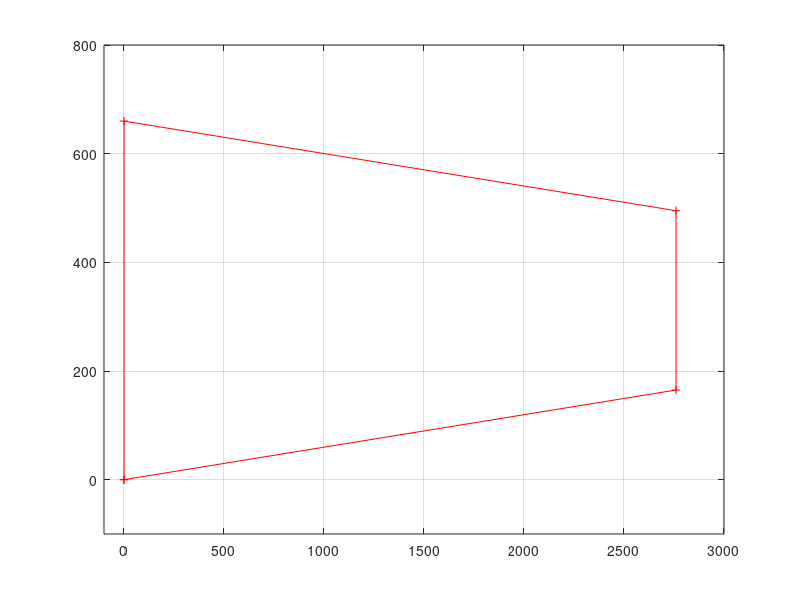

The MATLAB script that drew this image: (Note: this script raises an error after producing the figure.)
%% Advanced Composite Wing Box design
clear
clc
SF=1.5;
%% First Iteration 
%Positioning at origin
x1=[0 0 2760 2760 0]; %2.76 meters in width 2760 mm
y1=[0 660 495 165 0];
plot(x1,y1,'-+r');
grid on;
ylim([-100 800]);xlim([-100 3000]);
refline(0,330);
ybar=330;

%Distance between booms b=2760 mm
tw=5; %Web panel thickness
ts=5; %Skin panel thickness
b1y=330;b2y=165;b3y=-330;b4y=-165;%y distance from n/a
by=[b1y;b2y;b3y;b4y];
Ac=300;%Connection between vertical web and skin

%Corner Boom Areas
B1=((ts*2760)/6)*(2+b2y/b1y)+((tw*660)/6)*(2+b3y/b1y)+Ac;
B2=((ts*2760)/6)*(2+b1y/b2y)+((tw*330)/6)*(2+b4y/b2y)+Ac;
B3=B1;
B4=B2;
B=[B1;B2;B3;B4];

%x centroid  distance
xbar=(2*B2*2760)/(2*B1+2*B2);
line([xbar,xbar],[-100,3000]);
b1x=xbar;b2x=2760-xbar;
b3x=b1x;b4x=b2x;
bx=[b1x;b2x;b3x;b4x];

%Moment of inertias
Ixx1=B1*b1y^2;Iyy1=B1*b1x^2;
Ixx2=B2*b2y^2;Iyy2=B2*b2x^2;
Ixx3=B3*b3y^2;Iyy3=B3*b3x^2;
Ixx4=B4*b4y^2;Iyy4=B4*b4x^2;
Ixxt=[Ixx1;Ixx2;Ixx3;Ixx4];
Iyyt=[Iyy1;Iyy2;Iyy3;Iyy4];
Ixx=Ixx1+Ixx2+Ixx3+Ixx4;
Iyy=Iyy1+Iyy2+Iyy3+Iyy4;

%PHAA Stresses
Mx=1773682; %Nm
Mx=1773682*(1000); %Nmm
Sigmaz1=(Mx/Ixx)*b1y*SF;
Sigmaz2=(Mx/Ixx)*b2y*SF;
Sigmaz3=(Mx/Ixx)*b3y*SF;
Sigmaz4=(Mx/Ixx)*b4y*SF;

PHAA_sigmaz=[Sigmaz1;Sigmaz2;Sigmaz3;Sigmaz4];

%PLAA Stresses
Mx=1760536.082; %Nm
Mx=Mx*(1000); %Nmm
My=107409.5956;
My=My*1000;%Nmm
Sigmaz11=((Mx/Ixx)*b1y+(My/Iyy)*b1x)*SF;
Sigmaz22=((Mx/Ixx)*b2y+(My/Iyy)*b2x)*SF;
Sigmaz33=((Mx/Ixx)*b3y+(My/Iyy)*b3x)*SF;
Sigmaz44=((Mx/Ixx)*b4y+(My/Iyy)*b4x)*SF;

PLAA_sigmaz=[Sigmaz11;Sigmaz22;Sigmaz33;Sigmaz44];

%Plate Buckling 
Kc=7; % Loaded Edges Clamped 
b=2760;a=2500;% distance between panels mm
E=117000;% MPa
v=0.5;% Estimate 
sigma_cr=Kc*pi^2*E/(12*(1-v^2))*(ts/b)^2;
display(sigma_cr);

%Shear flows
Sy1=232686.5796;%PHAA
Sy2=224251.5756; %PLAA
Sx1=10883.26785; %PLAA
% PHAA
%Cutting through boom 1-2
q12=0;
q24=-Sy1/Ixx*(B2*b2y);
q43=0; %Symmetry
q13=-Sy1/Ixx*(B1*b1y);

qs0=(q24*(330)*2760)/(2760*495);
q12=qs0;q24=q24+qs0;
q43=-qs0;q13=q13+qs0;

shear_flowsPHAA=[q12;;q24;q43;q13];
shear_stressesPHAA=[q12/ts;q24/tw;q43/ts;q13/tw]*SF;

% PLAA
q12y=0;q12x=0;
q24y=-Sy2/Ixx*(B2*b2y);q24x=-Sx1/Iyy*(B2*b2x);
q43y=0;q43x=0; %Symmetry
q13y=-Sy2/Ixx*(B1*b1y);q13x=-Sx1/Iyy*(B1*b1x);

qs0y=(q24y*(330)*2760)/(2760*495);
q12y=qs0y;q24y=q24y+qs0y+q24x;
q43y=-qs0y;q13y=q13y+qs0y+q13x;

shear_flowsPLAA=[q12y;q24y;q43y;q13y];
shear_stressesPLAA=[q12y/ts;q24y/tw;q43y/ts;q13y/tw]*SF;


table(B,by,bx,Ixxt,Iyyt,PHAA_sigmaz,PLAA_sigmaz)
table(B,shear_flowsPHAA,shear_stressesPHAA,shear_flowsPLAA,shear_stressesPLAA)

%% Second Iteration Root Stresses- 4 stringers added
x1=[0 0 920 1840 2760 2760 1840 920 0]; %2.76 meters in width 2760 mm
y1=[0 660 550+55 440+110 495 165 110 55 0];
figure(2);
plot(x1,y1,'-+r');
grid on;
ylim([-100 800]);xlim([-100 3000]);
refline(0,330);


tw=8; %Web panel thickness
ts=10.5; %Skin panel thickness
b1y=330;b2y=275;b3y=220;b4y=165;%y distance from n/a
b5y=-165;b6y=-220;b7y=-275;b8y=-330;
by=[b1y;b2y;b3y;b4y;b5y;b6y;b7y;b8y];
Ac=300;%Connection between vertical web and skin

%Boom Areas
B1=((ts*920)/6)*(2+b2y/b1y)+((tw*660)/6)*(2+b8y/b1y)+Ac;
B2=((ts*920)/6)*(2+b1y/b2y)+((ts*920)/6)*(2+b3y/b2y)+Ac;
B3=((ts*920)/6)*(2+b2y/b3y)+((ts*920)/6)*(2+b4y/b3y)+Ac;
B4=((tw*330)/6)*(2+b5y/b4y)+((ts*920)/6)*(2+b3y/b4y)+Ac;
B8=B1;B6=B3;
B7=B2;B5=B4;
B=[B1;B2;B3;B4;B5;B6;B7;B8];

%x centroid  distance
xbar=(2*B2*920+2*B3*1840+2*B4*2760)/(2*B1+2*B2+2*B3+2*B4);
line([xbar,xbar],[-100,3000]);
b1x=xbar;b4x=2760-xbar;b2x=xbar-920;b3x=xbar-1840;
b8x=b1x;b5x=b4x;b6x=b3x;b7x=b2x;
bx=[b1x;b2x;b3x;b4x;b5x;b6x;b7x;b8x];

%Moment of inertias
Ixx1=B1*b1y^2;Iyy1=B1*b1x^2;
Ixx2=B2*b2y^2;Iyy2=B2*b2x^2;
Ixx3=B3*b3y^2;Iyy3=B3*b3x^2;
Ixx4=B4*b4y^2;Iyy4=B4*b4x^2;
Ixx5=B5*b5y^2;Iyy5=B5*b5x^2;
Ixx6=B6*b6y^2;Iyy6=B6*b6x^2;
Ixx7=B7*b7y^2;Iyy7=B7*b7x^2;
Ixx8=B8*b8y^2;Iyy8=B8*b8x^2;
Ixx=Ixx1+Ixx2+Ixx3+Ixx4+Ixx5+Ixx6+Ixx7+Ixx8;
Iyy=Iyy1+Iyy2+Iyy3+Iyy4+Iyy5+Iyy6+Iyy7+Iyy8;
Ixxt=[Ixx1;Ixx2;Ixx3;Ixx4;Ixx5;Ixx6;Ixx7;Ixx8];
Iyyt=[Iyy1;Iyy2;Iyy3;Iyy4;Iyy5;Iyy6;Iyy7;Iyy8];

%PHAA Stresses
Mx=1773682; %Nm
Mx=1773682*(1000); %Nmm
Sigmaz1=(Mx/Ixx)*b1y*SF;
Sigmaz2=(Mx/Ixx)*b2y*SF;
Sigmaz3=(Mx/Ixx)*b3y*SF;
Sigmaz4=(Mx/Ixx)*b4y*SF;
Sigmaz5=(Mx/Ixx)*b5y*SF;
Sigmaz6=(Mx/Ixx)*b6y*SF;
Sigmaz7=(Mx/Ixx)*b7y*SF;
Sigmaz8=(Mx/Ixx)*b8y*SF;

PHAA_sigmaz=[Sigmaz1;Sigmaz2;Sigmaz3;Sigmaz4;Sigmaz5;Sigmaz6;Sigmaz7;...
    Sigmaz8];

%PLAA Stresses
Mx=1760536.082; %Nm
Mx=Mx*(1000); %Nmm
My=107409.5956;
My=My*1000;%Nmm
Sigmaz11=((Mx/Ixx)*b1y+(My/Iyy)*b1x)*SF;
Sigmaz22=((Mx/Ixx)*b2y+(My/Iyy)*b2x)*SF;
Sigmaz33=((Mx/Ixx)*b3y+(My/Iyy)*b3x)*SF;
Sigmaz44=((Mx/Ixx)*b4y+(My/Iyy)*b4x)*SF;
Sigmaz55=((Mx/Ixx)*b5y+(My/Iyy)*b5x)*SF;
Sigmaz66=((Mx/Ixx)*b6y+(My/Iyy)*b6x)*SF;
Sigmaz77=((Mx/Ixx)*b7y+(My/Iyy)*b7x)*SF;
Sigmaz88=((Mx/Ixx)*b8y+(My/Iyy)*b8x)*SF;

PLAA_sigmaz=[Sigmaz11;Sigmaz22;Sigmaz33;Sigmaz44;Sigmaz55;Sigmaz66;...
    Sigmaz77;Sigmaz88];

%Plate Buckling 
Kc=7; % Loaded Edges Clamped 
b=920;a=2500;% mm
E=117000;% MPa
v=0.5;% Estimate 
sigma_cr2=Kc*pi^2*E/(12*(1-v^2))*(ts/b)^2;
display(sigma_cr2);

%Shear flows
Sy1=232686.5796;%PHAA
Sy2=224251.5756; %PLAA
Sx1=10883.26785; %PLAA

%PHAA 
%Cutting through 1-2
q12=0;
q23=-Sy1/Ixx*(B2*b2y);
q34=-Sy1/Ixx*(B3*b3y)+q23;
q45=-Sy1/Ixx*(B4*b4y)+q34;
q18=-Sy1/Ixx*(B1*b1y);

qs0=(q45*330*2760)/(496*2760);
q12=q12+qs0;q23=q23+qs0;q34=q34+qs0;q45=q45+qs0;
q56=-q34;q67=-q23;q78=-q12;q18=q18+qs0;
shear_flowsPHAA=[q12;q23;q34;q45;q56;q67;q78;q18];
shear_stressesPHAA=[q12/ts;q23/ts;q34/ts;q45/tw;q56/ts;q67/ts;q78/ts;...
    q18/tw]*SF;

%PLAA
q12y=0;q12x=0;
q23y=-Sy2/Ixx*(B2*b2y);q23x=-Sx1/Iyy*(B2*b2x);
q34y=-Sy2/Ixx*(B3*b3y)+q23;q34x=-Sx1/Iyy*(B3*b3x); %Symmetry
q45y=-Sy2/Ixx*(B4*b4y)+q34;q45x=-Sx1/Iyy*(B4*b4x);
q18y=-Sy2/Ixx*(B1*b1y);q18x=-Sx1/Iyy*(B1*b1y);

qs0y=(q23y*(b2y)*920+q34*b3y*2*(920))/(2760*495);
q12y=qs0y;q23y=q23y+qs0y+q23x;
q34y=q34y+qs0y;q18y=q18y+qs0y+q18x;
q56y=-q34y;q67y=-q23y;q78y=q12y;

shear_flowsPLAA=[q12y;q23y;q34y;q45y;q56y;q67y;q78y;q18y];
shear_stressesPLAA=[q12y/ts;q23y/ts;q34y/ts;q45y/tw;q56y/ts;q67y/ts;...
    q78y/ts;q18y/tw]*SF;


table(B,by,bx,Ixxt,Iyyt,PHAA_sigmaz,PLAA_sigmaz)
table(B,shear_flowsPHAA,shear_stressesPHAA,shear_flowsPLAA,shear_stressesPLAA)

%% Station 2 - 2 meters down the wing
%Length reduces from 2760 to 2484
x2=[0 0 828 1656 2484 2484 1656 828 0]; %2.76 meters in width 2760 mm
y2=[0 596.2 596.2-48.2 596.2-96.4 451.6 144.6 96.4 48.2 0];
plot(x1,y1,'-+r',x2,y2,'-+r');
ylim([-100 800]);xlim([-100 3000]);
refline(0,596.2/2);
hold on;

tw=8; %Web panel thickness
ts=10.5; %Skin panel thickness
b1y=298.1;b2y=249.9;b3y=201.7;b4y=153.5;%y distance from n/a
b5y=-153.5;b6y=-201.7;b7y=-249;b8y=-298.1;
by=[b1y;b2y;b3y;b4y;b5y;b6y;b7y;b8y];
Ac=300;%Connection between vertical web and skin

%Boom Areas
B1=((ts*828)/6)*(2+b2y/b1y)+((tw*596.2)/6)*(2+b8y/b1y)+Ac;
B2=((ts*828)/6)*(2+b1y/b2y)+((ts*828)/6)*(2+b3y/b2y)+Ac;
B3=((ts*828)/6)*(2+b2y/b3y)+((ts*828)/6)*(2+b4y/b3y)+Ac;
B4=((tw*307)/6)*(2+b5y/b4y)+((ts*828)/6)*(2+b3y/b4y)+Ac;
B8=B1;B6=B3;
B7=B2;B5=B4;
B=[B1;B2;B3;B4;B5;B6;B7;B8];

%x centroid  distance
xbar=(2*B2*828+2*B3*1656+2*B4*2484)/(2*B1+2*B2+2*B3+2*B4);
line([xbar,xbar],[-100,3000]);
b1x=xbar;b4x=2760-xbar;b2x=xbar-920;b3x=xbar-1840;
b8x=b1x;b5x=b4x;b6x=b3x;b7x=b2x;
bx=[b1x;b2x;b3x;b4x;b5x;b6x;b7x;b8x];

%Moment of inertias
Ixx1=B1*b1y^2;Iyy1=B1*b1x^2;
Ixx2=B2*b2y^2;Iyy2=B2*b2x^2;
Ixx3=B3*b3y^2;Iyy3=B3*b3x^2;
Ixx4=B4*b4y^2;Iyy4=B4*b4x^2;
Ixx5=B5*b5y^2;Iyy5=B5*b5x^2;
Ixx6=B6*b6y^2;Iyy6=B6*b6x^2;
Ixx7=B7*b7y^2;Iyy7=B7*b7x^2;
Ixx8=B8*b8y^2;Iyy8=B8*b8x^2;
Ixx=Ixx1+Ixx2+Ixx3+Ixx4+Ixx5+Ixx6+Ixx7+Ixx8;
Iyy=Iyy1+Iyy2+Iyy3+Iyy4+Iyy5+Iyy6+Iyy7+Iyy8;
Ixxt=[Ixx1;Ixx2;Ixx3;Ixx4;Ixx5;Ixx6;Ixx7;Ixx8];
Iyyt=[Iyy1;Iyy2;Iyy3;Iyy4;Iyy5;Iyy6;Iyy7;Iyy8];

%PHAA Stresses at 2 meters
Mx=1376548.576; %Nm
Mx=1376548.576*(1000); %Nmm
Sigmaz1=(Mx/Ixx)*b1y*SF;
Sigmaz2=(Mx/Ixx)*b2y*SF;
Sigmaz3=(Mx/Ixx)*b3y*SF;
Sigmaz4=(Mx/Ixx)*b4y*SF;
Sigmaz5=(Mx/Ixx)*b5y*SF;
Sigmaz6=(Mx/Ixx)*b6y*SF;
Sigmaz7=(Mx/Ixx)*b7y*SF;
Sigmaz8=(Mx/Ixx)*b8y*SF;

PHAA_sigmaz=[Sigmaz1;Sigmaz2;Sigmaz3;Sigmaz4;Sigmaz5;Sigmaz6;Sigmaz7;...
    Sigmaz8];

%PLAA Stresses
Mx=1324298.909; %Nm
Mx=Mx*(1000); %Nmm
My=88689.30912;
My=My*1000;%Nmm
Sigmaz11=((Mx/Ixx)*b1y+(My/Iyy)*b1x)*SF;
Sigmaz22=((Mx/Ixx)*b2y+(My/Iyy)*b2x)*SF;
Sigmaz33=((Mx/Ixx)*b3y+(My/Iyy)*b3x)*SF;
Sigmaz44=((Mx/Ixx)*b4y+(My/Iyy)*b4x)*SF;
Sigmaz55=((Mx/Ixx)*b5y+(My/Iyy)*b5x)*SF;
Sigmaz66=((Mx/Ixx)*b6y+(My/Iyy)*b6x)*SF;
Sigmaz77=((Mx/Ixx)*b7y+(My/Iyy)*b7x)*SF;
Sigmaz88=((Mx/Ixx)*b8y+(My/Iyy)*b8x)*SF;

PLAA_sigmaz=[Sigmaz11;Sigmaz22;Sigmaz33;Sigmaz44;Sigmaz55;Sigmaz66;...
    Sigmaz77;Sigmaz88];

%Plate Buckling 
Kc=7; % Loaded Edges Clamped 
b=828;
E=117000;% MPa
v=0.5;% Estimate 
sigma_cr2=Kc*pi^2*E/(12*(1-v^2))*(ts/b)^2;
display(sigma_cr2);

%Shear flows 
Sy1=165044.3431;%PHAA
Sy2=157596.4306; %PLAA
Sx1=7823.854681; %PLAA

%PHAA 
%Cutting through 1-2
q12=0;
q23=-Sy1/Ixx*(B2*b2y);
q34=-Sy1/Ixx*(B3*b3y)+q23;
q45=-Sy1/Ixx*(B4*b4y)+q34;
q18=-Sy1/Ixx*(B1*b1y);

qs0=(q45*330*2760)/(496*2760);
q12=q12+qs0;q23=q23+qs0;q34=q34+qs0;q45=q45+qs0;
q56=-q34;q67=-q23;q78=-q12;q18=q18+qs0;
shear_flowsPHAA=[q12;q23;q34;q45;q56;q67;q78;q18];
shear_stressesPHAA=[q12/ts;q23/ts;q34/ts;q45/tw;q56/ts;q67/ts;q78/ts;...
    q18/tw]*SF;

%PLAA
q12y=0;q12x=0;
q23y=-Sy2/Ixx*(B2*b2y);q23x=-Sx1/Iyy*(B2*b2x);
q34y=-Sy2/Ixx*(B3*b3y)+q23;q34x=-Sx1/Iyy*(B3*b3x); %Symmetry
q45y=-Sy2/Ixx*(B4*b4y)+q34;q45x=-Sx1/Iyy*(B4*b4x);
q18y=-Sy2/Ixx*(B1*b1y);q18x=-Sx1/Iyy*(B1*b1y);

qs0y=(q23y*(b2y)*920+q34*b3y*2*(920))/(2760*495);
q12y=qs0y;q23y=q23y+qs0y+q23x;
q34y=q34y+qs0y;q18y=q18y+qs0y+q18x;
q56y=-q34y;q67y=-q23y;q78y=q12y;

shear_flowsPLAA=[q12y;q23y;q34y;q45y;q56y;q67y;q78y;q18y];
shear_stressesPLAA=[q12y/ts;q23y/ts;q34y/ts;q45y/tw;q56y/ts;q67y/ts;...
    q78y/ts;q18y/tw]*SF;


table(B,by,bx,Ixxt,Iyyt,PHAA_sigmaz,PLAA_sigmaz)
table(B,shear_flowsPHAA,shear_stressesPHAA,shear_flowsPLAA,shear_stressesPLAA)

%% Station 3 - 8 meters down the wing
%Length reduces from 2484 to 1656
x3=[0 0 552 1104 1656 1656 1104 552 0]; %2.76 meters in width 2760 mm
y3=[0 397.44 397.44-32.13 397.44-2*32.13 301.06 96.38 64.25 32.13 0];
plot(x1,y1,'-+r',x2,y2,'-+r',x3,y3,'-+r');
ylim([-100 800]);xlim([-100 3000]);
refline(0,397.44/2);
hold on;

tw=8; %Web panel thickness
ts=10.5; %Skin panel thickness
b1y=198.72;b2y=166.59;b3y=134.46;b4y=102.33;%y distance from n/a
b5y=-102.33;b6y=-134.46;b7y=-166.59;b8y=-198.72;
by=[b1y;b2y;b3y;b4y;b5y;b6y;b7y;b8y];
Ac=300;%Connection between vertical web and skin

%Boom Areas
B1=((ts*552)/6)*(2+b2y/b1y)+((tw*397.44)/6)*(2+b8y/b1y)+Ac;
B2=((ts*552)/6)*(2+b1y/b2y)+((ts*552)/6)*(2+b3y/b2y)+Ac;
B3=((ts*552)/6)*(2+b2y/b3y)+((ts*552)/6)*(2+b4y/b3y)+Ac;
B4=((tw*204.68)/6)*(2+b5y/b4y)+((ts*552)/6)*(2+b3y/b4y)+Ac;
B8=B1;B6=B3;
B7=B2;B5=B4;
B=[B1;B2;B3;B4;B5;B6;B7;B8];

%x centroid  distance
xbar=(2*B2*828+2*B3*1656+2*B4*2484)/(2*B1+2*B2+2*B3+2*B4);
line([xbar,xbar],[-100,3000]);
b1x=xbar;b4x=2760-xbar;b2x=xbar-920;b3x=xbar-1840;
b8x=b1x;b5x=b4x;b6x=b3x;b7x=b2x;
bx=[b1x;b2x;b3x;b4x;b5x;b6x;b7x;b8x];

%Moment of inertias
Ixx1=B1*b1y^2;Iyy1=B1*b1x^2;
Ixx2=B2*b2y^2;Iyy2=B2*b2x^2;
Ixx3=B3*b3y^2;Iyy3=B3*b3x^2;
Ixx4=B4*b4y^2;Iyy4=B4*b4x^2;
Ixx5=B5*b5y^2;Iyy5=B5*b5x^2;
Ixx6=B6*b6y^2;Iyy6=B6*b6x^2;
Ixx7=B7*b7y^2;Iyy7=B7*b7x^2;
Ixx8=B8*b8y^2;Iyy8=B8*b8x^2;
Ixx=Ixx1+Ixx2+Ixx3+Ixx4+Ixx5+Ixx6+Ixx7+Ixx8;
Iyy=Iyy1+Iyy2+Iyy3+Iyy4+Iyy5+Iyy6+Iyy7+Iyy8;
Ixxt=[Ixx1;Ixx2;Ixx3;Ixx4;Ixx5;Ixx6;Ixx7;Ixx8];
Iyyt=[Iyy1;Iyy2;Iyy3;Iyy4;Iyy5;Iyy6;Iyy7;Iyy8];

%PHAA Stresses at 8 meters
Mx=393694.0684; %Nm
Mx=393694.0684*(1000); %Nmm
Sigmaz1=(Mx/Ixx)*b1y*SF;
Sigmaz2=(Mx/Ixx)*b2y*SF;
Sigmaz3=(Mx/Ixx)*b3y*SF;
Sigmaz4=(Mx/Ixx)*b4y*SF;
Sigmaz5=(Mx/Ixx)*b5y*SF;
Sigmaz6=(Mx/Ixx)*b6y*SF;
Sigmaz7=(Mx/Ixx)*b7y*SF;
Sigmaz8=(Mx/Ixx)*b8y*SF;

PHAA_sigmaz=[Sigmaz1;Sigmaz2;Sigmaz3;Sigmaz4;Sigmaz5;Sigmaz6;Sigmaz7;...
    Sigmaz8];

%PLAA Stresses
Mx=384774.9375; %Nm
Mx=Mx*(1000); %Nmm
My=31288.55012;
My=My*1000;%Nmm
Sigmaz11=((Mx/Ixx)*b1y+(My/Iyy)*b1x)*SF;
Sigmaz22=((Mx/Ixx)*b2y+(My/Iyy)*b2x)*SF;
Sigmaz33=((Mx/Ixx)*b3y+(My/Iyy)*b3x)*SF;
Sigmaz44=((Mx/Ixx)*b4y+(My/Iyy)*b4x)*SF;
Sigmaz55=((Mx/Ixx)*b5y+(My/Iyy)*b5x)*SF;
Sigmaz66=((Mx/Ixx)*b6y+(My/Iyy)*b6x)*SF;
Sigmaz77=((Mx/Ixx)*b7y+(My/Iyy)*b7x)*SF;
Sigmaz88=((Mx/Ixx)*b8y+(My/Iyy)*b8x)*SF;

PLAA_sigmaz=[Sigmaz11;Sigmaz22;Sigmaz33;Sigmaz44;Sigmaz55;Sigmaz66;...
    Sigmaz77;Sigmaz88];

%Plate Buckling 
Kc=7; % Loaded Edges Clamped 
b=552;% mm
E=117000;% MPa
v=0.5;% Estimate 
sigma_cr2=Kc*pi^2*E/(12*(1-v^2))*(ts/b)^2;
display(sigma_cr2);

%Shear flows 
Sy1=88250.77128;%PHAA
Sy2=84673.4174; %PLAA
Sx1=6583.401235; %PLAA

%PHAA 
%Cutting through 1-2
q12=0;
q23=-Sy1/Ixx*(B2*b2y);
q34=-Sy1/Ixx*(B3*b3y)+q23;
q45=-Sy1/Ixx*(B4*b4y)+q34;
q18=-Sy1/Ixx*(B1*b1y);

qs0=(q45*330*2760)/(496*2760);
q12=q12+qs0;q23=q23+qs0;q34=q34+qs0;q45=q45+qs0;
q56=-q34;q67=-q23;q78=-q12;q18=q18+qs0;
shear_flowsPHAA=[q12;q23;q34;q45;q56;q67;q78;q18];
shear_stressesPHAA=[q12/ts;q23/ts;q34/ts;q45/tw;q56/ts;q67/ts;q78/ts;...
    q18/tw]*SF;

%PLAA
q12y=0;q12x=0;
q23y=-Sy2/Ixx*(B2*b2y);q23x=-Sx1/Iyy*(B2*b2x);
q34y=-Sy2/Ixx*(B3*b3y)+q23;q34x=-Sx1/Iyy*(B3*b3x); %Symmetry
q45y=-Sy2/Ixx*(B4*b4y)+q34;q45x=-Sx1/Iyy*(B4*b4x);
q18y=-Sy2/Ixx*(B1*b1y);q18x=-Sx1/Iyy*(B1*b1y);

qs0y=(q23y*(b2y)*920+q34*b3y*2*(920))/(2760*495);
q12y=qs0y;q23y=q23y+qs0y+q23x;
q34y=q34y+qs0y;q18y=q18y+qs0y+q18x;
q56y=-q34y;q67y=-q23y;q78y=q12y;

shear_flowsPLAA=[q12y;q23y;q34y;q45y;q56y;q67y;q78y;q18y];
shear_stressesPLAA=[q12y/ts;q23y/ts;q34y/ts;q45y/tw;q56y/ts;q67y/ts;...
    q78y/ts;q18y/tw]*SF;


table(B,by,bx,Ixxt,Iyyt,PHAA_sigmaz,PLAA_sigmaz)
table(B,shear_flowsPHAA,shear_stressesPHAA,shear_flowsPLAA,shear_stressesPLAA)

%% Station 4 - 15 meters down the wing
%Length reduces from 1656 to 690
x4=[0 0 230 460 690 690 460 230 0]; %2.76 meters in width 2760 mm
y4=[0 165.6 165.6-13.386 165.6-2*13.386 125.442 40.158 26.772 13.386 0];
plot(x1,y1,'-+r',x2,y2,'-+r',x3,y3,'-+r',x4,y4,'-+r');
ylim([-100 800]);xlim([-100 3000]);
refline(0,165.6/2);
hold on;

tw=8; %Web panel thickness
ts=10.5; %Skin panel thickness
b1y=82.8;b2y=69.414;b3y=56.028;b4y=42.642;%y distance from n/a
b5y=-42.642;b6y=-56.028;b7y=-69.414;b8y=-82.8;
by=[b1y;b2y;b3y;b4y;b5y;b6y;b7y;b8y];
Ac=300;%Connection between vertical web and skin

%Boom Areas
B1=((ts*230)/6)*(2+b2y/b1y)+((tw*165.6)/6)*(2+b8y/b1y)+Ac;
B2=((ts*230)/6)*(2+b1y/b2y)+((ts*230)/6)*(2+b3y/b2y)+Ac;
B3=((ts*230)/6)*(2+b2y/b3y)+((ts*230)/6)*(2+b4y/b3y)+Ac;
B4=((tw*85.285)/6)*(2+b5y/b4y)+((ts*230)/6)*(2+b3y/b4y)+Ac;
B8=B1;B6=B3;
B7=B2;B5=B4;
B=[B1;B2;B3;B4;B5;B6;B7;B8];

%x centroid  distance
xbar=(2*B2*828+2*B3*1656+2*B4*2484)/(2*B1+2*B2+2*B3+2*B4);
line([xbar,xbar],[-100,3000]);
b1x=xbar;b4x=2760-xbar;b2x=xbar-920;b3x=xbar-1840;
b8x=b1x;b5x=b4x;b6x=b3x;b7x=b2x;
bx=[b1x;b2x;b3x;b4x;b5x;b6x;b7x;b8x];

%Moment of inertias
Ixx1=B1*b1y^2;Iyy1=B1*b1x^2;
Ixx2=B2*b2y^2;Iyy2=B2*b2x^2;
Ixx3=B3*b3y^2;Iyy3=B3*b3x^2;
Ixx4=B4*b4y^2;Iyy4=B4*b4x^2;
Ixx5=B5*b5y^2;Iyy5=B5*b5x^2;
Ixx6=B6*b6y^2;Iyy6=B6*b6x^2;
Ixx7=B7*b7y^2;Iyy7=B7*b7x^2;
Ixx8=B8*b8y^2;Iyy8=B8*b8x^2;
Ixx=Ixx1+Ixx2+Ixx3+Ixx4+Ixx5+Ixx6+Ixx7+Ixx8;
Iyy=Iyy1+Iyy2+Iyy3+Iyy4+Iyy5+Iyy6+Iyy7+Iyy8;
Ixxt=[Ixx1;Ixx2;Ixx3;Ixx4;Ixx5;Ixx6;Ixx7;Ixx8];
Iyyt=[Iyy1;Iyy2;Iyy3;Iyy4;Iyy5;Iyy6;Iyy7;Iyy8];

%PHAA Stresses at 8 meters
Mx=4806.706072; %Nm
Mx=Mx*(1000); %Nmm
Sigmaz1=(Mx/Ixx)*b1y*SF;
Sigmaz2=(Mx/Ixx)*b2y*SF;
Sigmaz3=(Mx/Ixx)*b3y*SF;
Sigmaz4=(Mx/Ixx)*b4y*SF;
Sigmaz5=(Mx/Ixx)*b5y*SF;
Sigmaz6=(Mx/Ixx)*b6y*SF;
Sigmaz7=(Mx/Ixx)*b7y*SF;
Sigmaz8=(Mx/Ixx)*b8y*SF;

PHAA_sigmaz=[Sigmaz1;Sigmaz2;Sigmaz3;Sigmaz4;Sigmaz5;Sigmaz6;Sigmaz7;...
    Sigmaz8];

%PLAA Stresses
Mx=4787.479248; %Nm
Mx=Mx*(1000); %Nmm
My=215.114524;
My=My*1000;%Nmm
Sigmaz11=((Mx/Ixx)*b1y+(My/Iyy)*b1x)*SF;
Sigmaz22=((Mx/Ixx)*b2y+(My/Iyy)*b2x)*SF;
Sigmaz33=((Mx/Ixx)*b3y+(My/Iyy)*b3x)*SF;
Sigmaz44=((Mx/Ixx)*b4y+(My/Iyy)*b4x)*SF;
Sigmaz55=((Mx/Ixx)*b5y+(My/Iyy)*b5x)*SF;
Sigmaz66=((Mx/Ixx)*b6y+(My/Iyy)*b6x)*SF;
Sigmaz77=((Mx/Ixx)*b7y+(My/Iyy)*b7x)*SF;
Sigmaz88=((Mx/Ixx)*b8y+(My/Iyy)*b8x)*SF;

PLAA_sigmaz=[Sigmaz11;Sigmaz22;Sigmaz33;Sigmaz44;Sigmaz55;Sigmaz66;...
    Sigmaz77;Sigmaz88];

%Plate Buckling 
Kc=7; % Loaded Edges Clamped 
b=230;% mm
E=117000;% MPa
v=0.5;% Estimate 
sigma_cr2=Kc*pi^2*E/(12*(1-v^2))*(ts/b)^2;
display(sigma_cr2);

%Shear flows 
Sy1=9613.412144;%PHAA
Sy2=9574.958496; %PLAA
Sx1=430.2290479; %PLAA

%PHAA 
%Cutting through 1-2
q12=0;
q23=-Sy1/Ixx*(B2*b2y);
q34=-Sy1/Ixx*(B3*b3y)+q23;
q45=-Sy1/Ixx*(B4*b4y)+q34;
q18=-Sy1/Ixx*(B1*b1y);

qs0=(q45*330*2760)/(496*2760);
q12=q12+qs0;q23=q23+qs0;q34=q34+qs0;q45=q45+qs0;
q56=-q34;q67=-q23;q78=-q12;q18=q18+qs0;
shear_flowsPHAA=[q12;q23;q34;q45;q56;q67;q78;q18];
shear_stressesPHAA=[q12/ts;q23/ts;q34/ts;q45/tw;q56/ts;q67/ts;q78/ts;...
    q18/tw]*SF;

%PLAA
q12y=0;q12x=0;
q23y=-Sy2/Ixx*(B2*b2y);q23x=-Sx1/Iyy*(B2*b2x);
q34y=-Sy2/Ixx*(B3*b3y)+q23;q34x=-Sx1/Iyy*(B3*b3x); %Symmetry
q45y=-Sy2/Ixx*(B4*b4y)+q34;q45x=-Sx1/Iyy*(B4*b4x);
q18y=-Sy2/Ixx*(B1*b1y);q18x=-Sx1/Iyy*(B1*b1y);

qs0y=(q23y*(b2y)*920+q34*b3y*2*(920))/(2760*495);
q12y=qs0y;q23y=q23y+qs0y+q23x;
q34y=q34y+qs0y;q18y=q18y+qs0y+q18x;
q56y=-q34y;q67y=-q23y;q78y=q12y;

shear_flowsPLAA=[q12y;q23y;q34y;q45y;q56y;q67y;q78y;q18y];
shear_stressesPLAA=[q12y/ts;q23y/ts;q34y/ts;q45y/tw;q56y/ts;q67y/ts;...
    q78y/ts;q18y/tw]*SF;


table(B,by,bx,Ixxt,Iyyt,PHAA_sigmaz,PLAA_sigmaz)
table(B,shear_flowsPHAA,shear_stressesPHAA,shear_flowsPLAA,shear_stressesPLAA)

